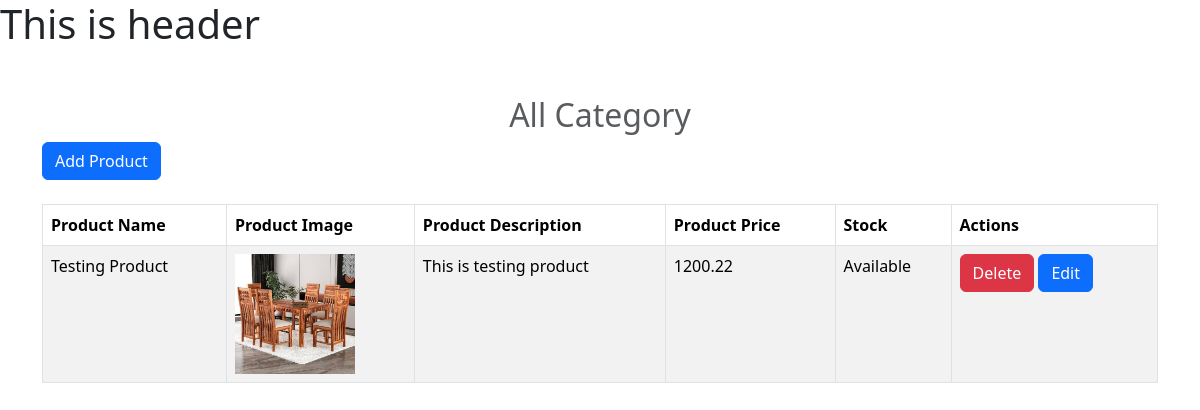
/product/product_list/, run on an earlier commit of the app's database.
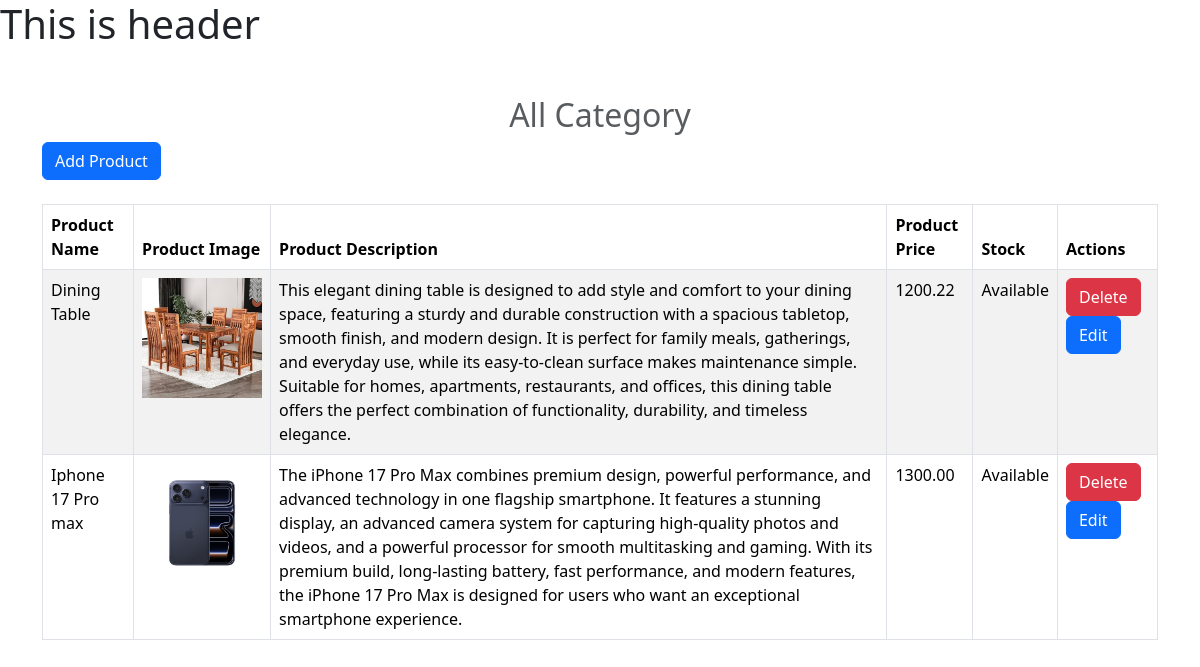
And on a later commit of the database.
### product/models.py (models this page shows, shortened)
class Product(models.Model):
    product_name = models.CharField(max_length=100)
    product_description = models.TextField()
    product_price = models.DecimalField(max_digits=6, decimal_places=2)
    in_stock = models.BooleanField(default=True)
    category = models.ForeignKey(to=Category, on_delete=models.CASCADE,related_name="product")
    image = models.ImageField(upload_to='products')

### product/views.py (the view)
# urls.py: path('product_list/', views.get_all_products, name="all-products"),
def get_all_products(request):
    products = Product.objects.all()
    return render(request, 'product/product-list.html', {
        'products': products
    })

### product/templates/product/product-list.html (shortened to what this page needs)
<!doctype html>
{% extends "base.html" %}
{% block main_content %}
    <div class="container mt-5">
      <h2 class="text-center text-muted">All Category</h2>
      <div class="mb-4">
        <a href="{% url 'add_product' %}" class="btn btn-primary">Add Product</a>
      </div>
      {% if is_empty%}
        <div class="d-flex mt-4 justify-content-center">
          <div class="col-md-4 p-4 shadow rounded">
            <h1 class="text-danger">No Items Found</h1>
            <p>Please add product.</p>
          </div>
        </div>
      {% else %}
      <table class="table table-striped table-bordered">
        <thead>
          <tr>
            <th scope="col">Product Name</th>
            <th scope="col">Product Image</th>
            <th scope="col">Product Description</th>
            <th scope="col">Product Price</th>
            <th scope="col">Stock</th>
            <th scope="col">Actions</th>
          </tr>
        </thead>
        <tbody>
          {% for item in products %}
          <tr>
            <td>{{item.product_name}}</td>
            <td>
                <img src="{{item.image.url}}" alt="{{item.product_name}}" height="120" width="120">
            </td>
            <td>{{item.product_description}}</td>
            <td>{{item.product_price}}</td>
            <td>
                {% if item.in_stock %}
                    Available
                {% else %}
                    Out of Stock
                {% endif %}
            </td>
            <td>
              <a href="{% url 'delete-product' item.id %}" class="btn btn-danger">Delete</a>
              <a href="{% url 'edit-product' item.id %}" class="btn btn-primary">Edit</a>
            </td>
          </tr>
          {% endfor %}
        </tbody>
      </table>
      {% endif %}
    </div>
{% endblock %}

What changed in the data, as far as the page shows it:
changed Product: product_name "Testing Product" → "Dining Table"; product_description "This is testing product" → "This elegant dining table is designed to add style and comfort to your dining space, featuring a sturdy and durable construction with a spacious tabletop, smooth finish, and modern design. It is perfect for family meals, gatherings, and everyday use, while its easy-to-clean surface makes maintenance simple. Suitable for homes, apartments, restaurants, and offices, this dining table offers the perfect combination of functionality, durability, and timeless elegance."
added Product: product_name "Iphone 17 Pro max", image (picture), product_description "The iPhone 17 Pro Max combines premium design, powerful performance, and advanced technology in one flagship smartphone. It features a stunning display, an advanced camera system for capturing high-quality photos and videos, and a powerful processor for smooth multitasking and gaming. With its premium build, long-lasting battery, fast performance, and modern features, the iPhone 17 Pro Max is designed for users who want an exceptional smartphone experience.", product_price "1300.00", in_stock "Available"
